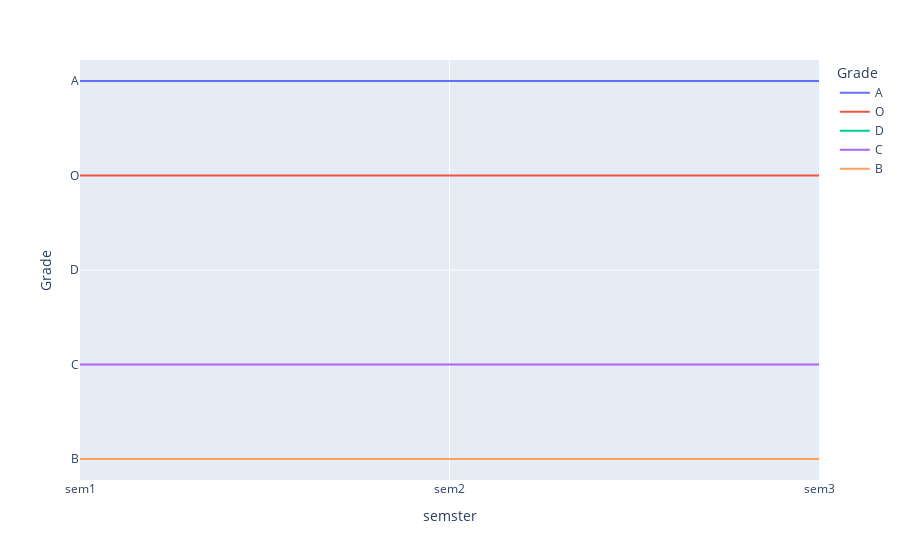

Notebook cell for this chart:
### Markdown cell above
## Combined Chart

### Code cell
fig = px.line(all_sem_freqdf,y='Grade',x='semster', color='Grade')
fig.show()

### Figure 1 — Plotly figure (JSON) as saved in the notebook; plotly's stock layout.template omitted (floating-point values rounded to 4 significant figures)
{"data": [{"hovertemplate": "Grade=%{y}<br>semster=%{x}<extra></extra>", "legendgroup": "A", "line": {"color": "#636efa", "dash": "solid"}, "mode": "lines", "name": "A", "orientation": "v", "showlegend": true, "type": "scatter", "x": ["sem1", "sem1", "sem2", "sem3", "sem3"], "xaxis": "x", "y": ["A", "A", "A", "A", "A"], "yaxis": "y"}, {"hovertemplate": "Grade=%{y}<br>semster=%{x}<extra></extra>", "legendgroup": "O", "line": {"color": "#EF553B", "dash": "solid"}, "mode": "lines", "name": "O", "orientation": "v", "showlegend": true, "type": "scatter", "x": ["sem1", "sem1", "sem1", "sem2", "sem2", "sem2", "sem2", "sem2", "sem3", "sem3", "sem3", "sem3", "sem3"], "xaxis": "x", "y": ["O", "O", "O", "O", "O", "O", "O", "O", "O", "O", "O", "O", "O"], "yaxis": "y"}, {"hovertemplate": "Grade=%{y}<br>semster=%{x}<extra></extra>", "legendgroup": "D", "line": {"color": "#00cc96", "dash": "solid"}, "mode": "lines", "name": "D", "orientation": "v", "showlegend": true, "type": "scatter", "x": ["sem1"], "xaxis": "x", "y": ["D"], "yaxis": "y"}, {"hovertemplate": "Grade=%{y}<br>semster=%{x}<extra></extra>", "legendgroup": "C", "line": {"color": "#ab63fa", "dash": "solid"}, "mode": "lines", "name": "C", "orientation": "v", "showlegend": true, "type": "scatter", "x": ["sem1", "sem3"], "xaxis": "x", "y": ["C", "C"], "yaxis": "y"}, {"hovertemplate": "Grade=%{y}<br>semster=%{x}<extra></extra>", "legendgroup": "B", "line": {"color": "#FFA15A", "dash": "solid"}, "mode": "lines", "name": "B", "orientation": "v", "showlegend": true, "type": "scatter", "x": ["sem1", "sem1", "sem2", "sem2", "sem3"], "xaxis": "x", "y": ["B", "B", "B", "B", "B"], "yaxis": "y"}], "layout": {"legend": {"title": {"text": "Grade"}, "tracegroupgap": 0}, "margin": {"t": 60}, "xaxis": {"anchor": "y", "domain": [0, 1], "title": {"text": "semster"}}, "yaxis": {"anchor": "x", "categoryarray": ["B", "C", "D", "O", "A"], "categoryorder": "array", "domain": [0, 1], "title": {"text": "Grade"}}}}
